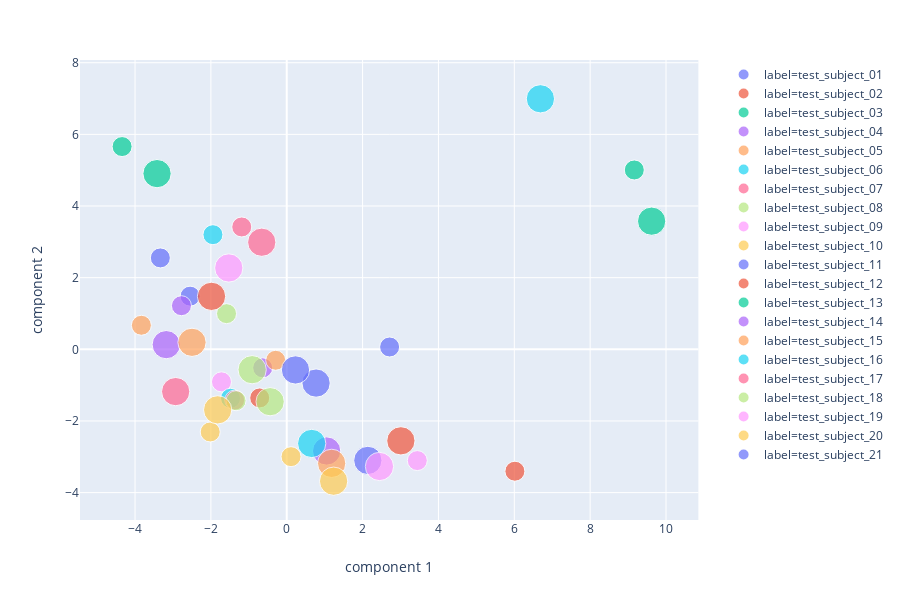
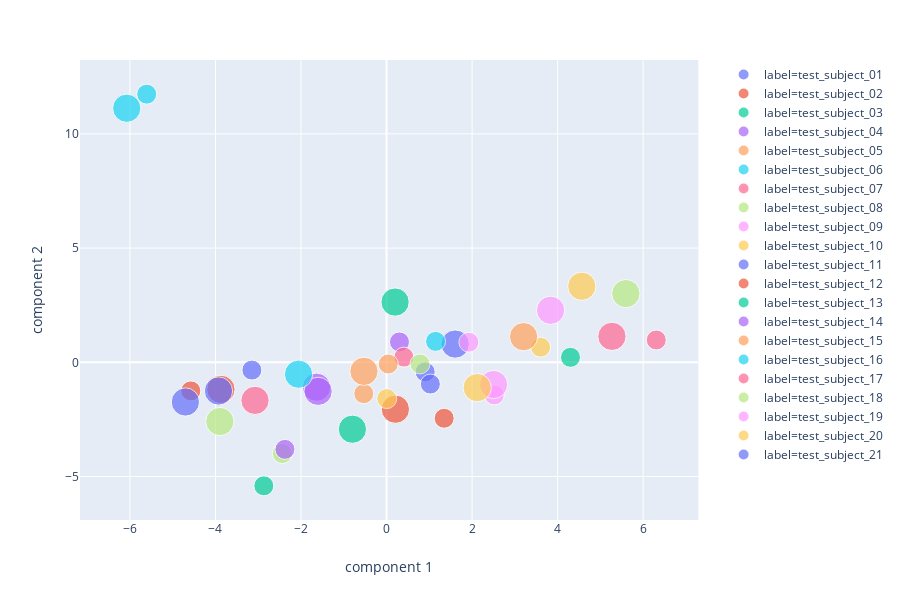
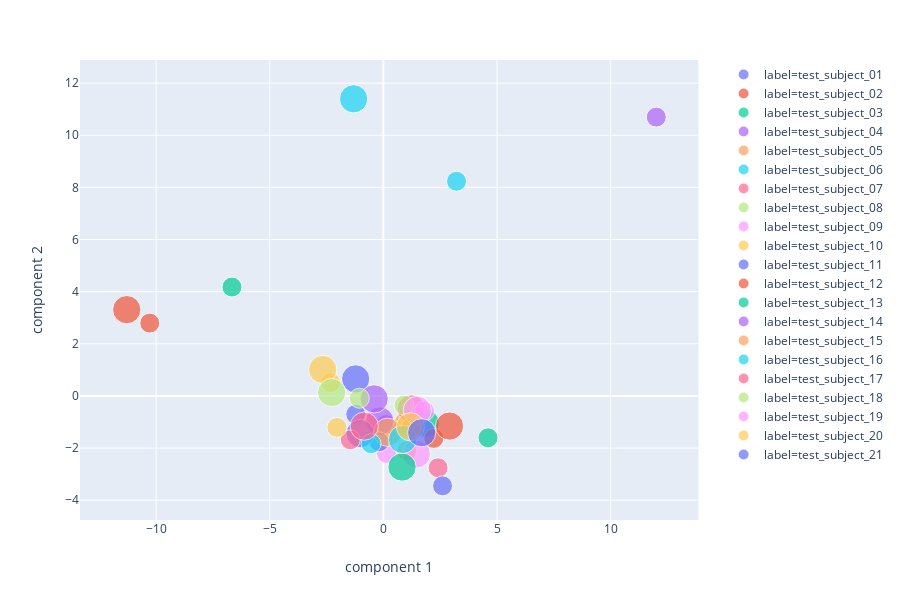
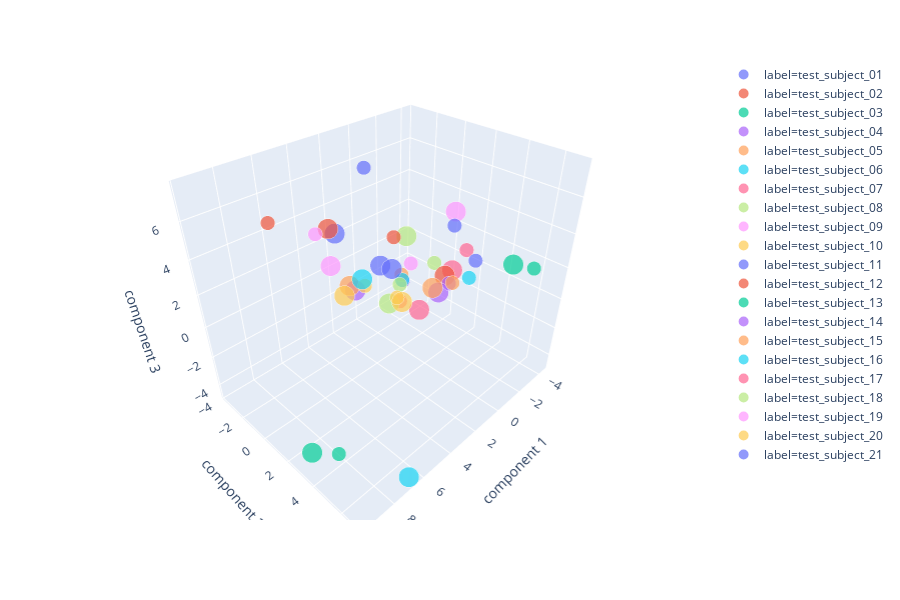

These figures' notebook cell, in order:
### Markdown cell above
## Pca

### Code cell
from pandas import read_csv, DataFrame, concat, Series
from sklearn.preprocessing import StandardScaler
from sklearn.decomposition import PCA
from numpy import nan_to_num
from plotly.express import scatter, scatter_3d

def perform_pca(df, comp_num=2):
    features = [x for x in range(2, 58)]
    data = df.iloc[:, features]
    data.fillna(0)
    x = df.loc[:, features].values
    x = StandardScaler().fit_transform(x)
    x = nan_to_num(x)
    y = list(df.loc[:, 0])
    z = [0.0125 if a <= 2 else 0.025 for a in list(df.loc[:, 1])]
    pca = PCA(n_components=comp_num)
    principalComponents = pca.fit_transform(x)
    print(pca.explained_variance_ratio_)
    if comp_num == 2:
        return concat([DataFrame(data = principalComponents, columns = ['component 1', 'component 2']), DataFrame(y, columns=["label"]), DataFrame(z, columns=["experiment"])], axis=1)
    elif comp_num == 3:
        return concat([DataFrame(data = principalComponents, columns = ['component 1', 'component 2', 'component 3']), DataFrame(y, columns=["label"]), DataFrame(z, columns=["experiment"])], axis=1)
    else:
        raise ValueError("Number of components limited to 2 or 3.")
df = read_csv("processed_data.csv", header=None)

df_0 = df[df.iloc[:, 1] == 0].copy()
df_3 = df[df.iloc[:, 1] == 3].copy()
df_03 = concat([df_0, df_3])

df_1 = df[df.iloc[:, 1] == 1].copy()
df_4 = df[df.iloc[:, 1] == 4].copy()
df_14 = concat([df_1, df_4])

df_2 = df[df.iloc[:, 1] == 2].copy()
df_5 = df[df.iloc[:, 1] == 5].copy()
df_25 = concat([df_2, df_5])

fig = scatter(perform_pca(df_03), x="component 1", y="component 2", color="label", size="experiment")
fig.show()
fig = scatter(perform_pca(df_14), x="component 1", y="component 2", color="label", size="experiment")
fig.show()
fig = scatter(perform_pca(df_25), x="component 1", y="component 2", color="label", size="experiment")
fig.show()

fig = scatter_3d(perform_pca(df_03, comp_num=3), x="component 1", y="component 2", z="component 3", color="label", size="experiment")
fig.show()
fig = scatter_3d(perform_pca(df_14, comp_num=3), x="component 1", y="component 2", z="component 3", color="label", size="experiment")
fig.show()
fig = scatter_3d(perform_pca(df_25, comp_num=3), x="component 1", y="component 2", z="component 3", color="label", size="experiment")
fig.show()

# add dimension to graphs to separate first and second try of each experiment
# https://stackoverflow.com/questions/50796024/feature-variable-importance-after-a-pca-analysis
# clustering quality metrics per experiment per user (compare with random)
# plot by features (without pca)
